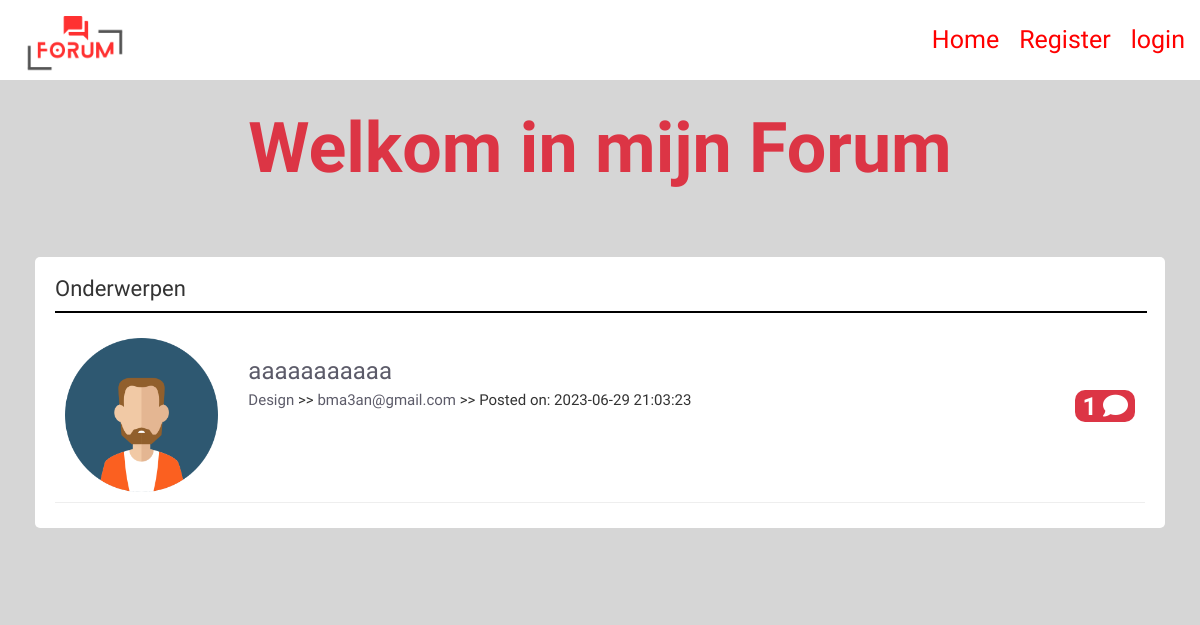
Before: / with the older database file.
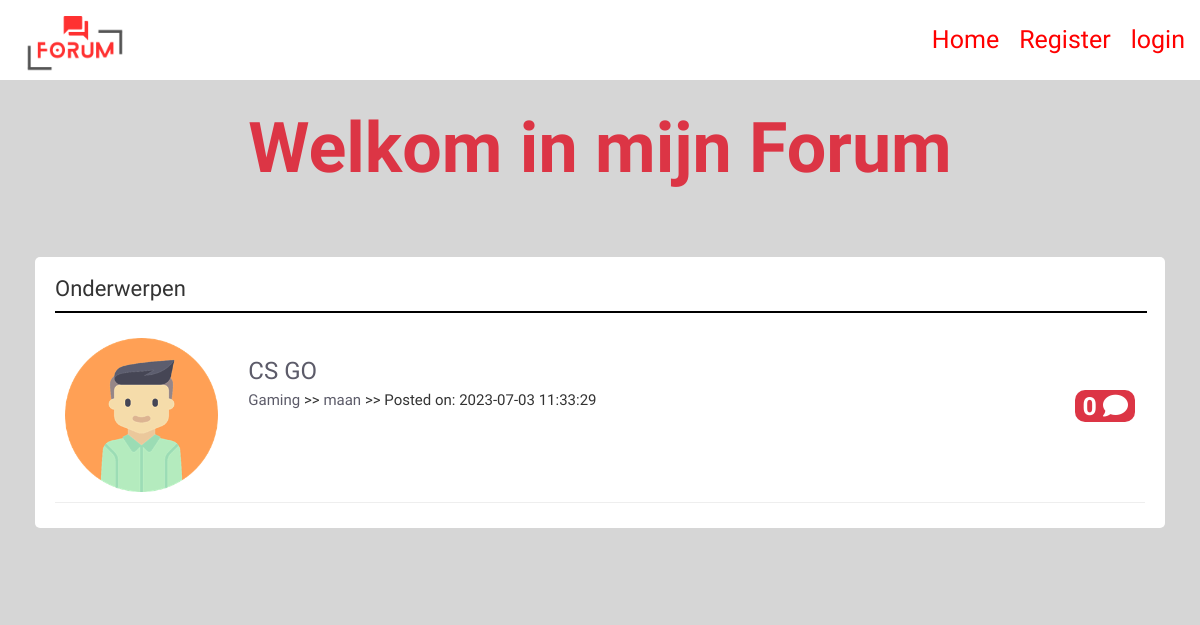
After: the same page with the newer database file.
### tables this page shows
CREATE TABLE `topic` (
  `id` int(11) NOT NULL,
  `title` varchar(200) NOT NULL,
  `category` varchar(200) NOT NULL,
  `body` text NOT NULL,
  `user_name` varchar(200) NOT NULL,
  `user_image` varchar(200) NOT NULL,
  `created_at` timestamp NOT NULL DEFAULT current_timestamp()
);

### index.php (the view, shortened to what this page needs)
<?php require "includes/header.php"; ?>
<?php require "config/config.php"; ?>
<?php
$topic = $conn->query("SELECT topic.id AS id, topic.title AS title, topic.category AS category,
topic.user_name AS user_name, topic.user_image AS user_image, topic.created_at AS created_at,
COUNT(replies.topic_id) AS count_replies FROM topic LEFT JOIN replies ON topic.id = replies.topic_id GROUP BY(replies.topic_id)");
$topic->execute();
$allTopics = $topic->fetchAll(PDO::FETCH_OBJ);
?>
<!DOCTYPE html>
<html lang="en">
<head>
    <link href="<?php echo APPURL; ?>/css/custom.css" rel="stylesheet">
</head>
<body>
<h1 class="welkom text-center text-danger p-5">Welkom in mijn Forum</h1>
    <div class="container-1">
		<div class="row">
			<div class="col">
				<div class="main-col">
					<div class="block">
						<h1 class="pull-left">Onderwerpen</h1>
						<div class="clearfix"></div>
						<hr>
						<ul id="topics">
	<?php foreach ($allTopics as $topic) : ?>
		<li class="topic">
			<div class="row">
				<div class="col-md-2">
					<img class="avatar pull-left" src="img/<?php echo $topic->user_image; ?>" />
				</div>
				<div class="col-md-10">
					<div class="topic-content pull-right">
						<h3><a href="topics/topic.php?id=<?php echo $topic->id; ?>"><?php echo $topic->title; ?></a></h3>
							<div class="topic-info">
								<a href="<?php echo APPURL; ?>/category.php"><?php echo $topic->category; ?></a> >> <a href="<?php echo APPURL; ?>/profile.php"><?php echo $topic->user_name; ?></a> >> Posted on: <?php echo $topic->created_at; ?>
								<span id="span"class="color badge pull-right"> <?php echo $topic->count_replies; ?>  <i class="fa-solid fa-comment"></i></span>
							</div>
							</div>
							</div>
						</div>
						</li>
						<?php endforeach; ?>
						</ul>
						</div>
					</div>
					</div>
				</div>
				</div>

### includes/header.php (shortened to what this page needs)
<!DOCTYPE html>
<html lang="en">
  <head>
    <link href="<?php echo APPURL; ?>../css/bootstrap.css?v=<?php echo time();?>" rel="stylesheet">
    <link href="<?php echo APPURL; ?>../css/custom.css?v=<?php echo time();?>" rel="stylesheet">
    <link rel="stylesheet" href="https://cdnjs.cloudflare.com/ajax/libs/font-awesome/6.4.0/css/all.min.css" />
  </head>
  <body>
    <div class="navbar navbar-inverse navbar-fixed-top" role="navigation">
      <div class="container">
        <div class="navbar-header">
          <a class="navbar-brand" href="<?php echo APPURL; ?>/index.php"><img  class="logo"src="<?php echo APPURL; ?>../img/logo.png" style="width:100px; margin-top:-30px"  ></a>
        </div>
        <div class="collapse navbar-collapse">
          <ul class="nav navbar-nav navbar-right">
            <li class="active"><a href="<?php echo APPURL; ?>/index.php">Home</a></li>
            <?php if (isset($_SESSION['username'])) : ?>
            <li><a href="<?php echo APPURL; ?>/topics/create.php">Topic toevoegen</a></li>
            <li class="dropdown">
          <a href="#" class="dropdown-toggle" data-toggle="dropdown" role="button" aria-haspopup="true" aria-expanded="false">
          <?php echo $_SESSION['username'];?>
          <span class="caret"></span></a>
          <ul class="dropdown-menu">
            <li><a href="#">Profail</a></li>
            <li><a href="#">user</a></li>
            <li><a href="<?php echo APPURL; ?>/auth/logout.php">Logout</a></li>
          </ul>
        </li>
          <?php else : ?>
          <li><a href="<?php echo APPURL; ?>/auth/register.php">Register</a></li>
          <li><a href="<?php echo APPURL; ?>/auth/login.php">login</a></li>
          <?php endif ; ?>
          </ul>
        </div>

### css/custom.css (style rules this page uses)
* { margin: 0; padding: 0; }
body { width: 100%; background-color: #cccc; font-size:15px; font-family: 'Delicious Handrawn', cursive; font-family: 'Forum', cursive; font-family: 'Merienda', cursive; }
a { color:#5c5b69; }
ul { padding:0; margin:0; list-style:none; }
hr { margin:10px 0 15px 0; }
.welkom { margin: 20px; padding: 20px; font-size: 70px; z-index: 999; font-weight: 800; color: #dc3545!important; }
h3 { margin-bottom:5px; }
.navbar { height:80px ; background:#ffffff; border:0; margin-bottom:30px; }
hr { border: 1px solid #000000; width: 100%; }
.navbar-inverse .navbar-nav > li > a, .navbar-inverse .navbar-brand { color:rgb(255, 0, 0) !important; font-size: 25px; }
.navbar li.active a { background:none !important; }
.navbar-brand { padding:10px 0 0 0; color:#fff; }
.navbar-nav > li > a { padding:10px 10px 0 10px; }
.block { background:#fff; border-radius:5px; padding: 15px 20px; margin-bottom:20px; }
.main-col { padding: 30px; }
.main-col h1 { font-size:22px; margin:5px 0 0 0; padding:0; }
.topic { border-bottom:#eee solid 1px; margin-bottom:10px; padding:10px; }
.topic-content { width:100%; }
img.avatar { width:100%; }
.container { padding: 20px; width: 100%; }
#span { background-color: #dc3545!important;; color:#fff; font-size: 25px; }
.logo { margin: 20px; }

Changed rows visible on the page:
removed topic: user_image (picture), title "aaaaaaaaaaa", category "Design", user_name "bma3an@gmail.com", created_at "2023-06-29 21:03:23", count_replies "1"
added topic: user_image (picture), title "CS GO", category "Gaming", user_name "maan", created_at "2023-07-03 11:33:29", count_replies "0"
